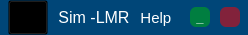
    <widget class="QFrame" name="header_frame">
     <property name="sizePolicy">
      <sizepolicy hsizetype="Preferred" vsizetype="Preferred">
       <horstretch>0</horstretch>
       <verstretch>0</verstretch>
      </sizepolicy>
     </property>
     <property name="maximumSize">
      <size>
       <width>16777215</width>
       <height>35</height>
      </size>
     </property>
     <property name="styleSheet">
      <string notr="true">QFrame{
	background-color: rgb(0, 70, 120);
    border-top-left-radius: 10px;
	border-top-right-radius: 10px;
}

</string>
     </property>
     <property name="frameShape">
      <enum>QFrame::StyledPanel</enum>
     </property>
     <property name="frameShadow">
      <enum>QFrame::Raised</enum>
     </property>
     <layout class="QHBoxLayout" name="horizontalLayout">
      <property name="spacing">
       <number>10</number>
      </property>
      <property name="leftMargin">
       <number>8</number>
      </property>
      <property name="topMargin">
       <number>0</number>
      </property>
      <property name="rightMargin">
       <number>8</number>
      </property>
      <property name="bottomMargin">
       <number>0</number>
      </property>
      <item>
       <widget class="QPushButton" name="icon">
        <property name="sizePolicy">
         <sizepolicy hsizetype="Minimum" vsizetype="Expanding">
          <horstretch>0</horstretch>
          <verstretch>0</verstretch>
         </sizepolicy>
        </property>
        <property name="minimumSize">
         <size>
          <width>40</width>
          <height>30</height>
         </size>
        </property>
        <property name="maximumSize">
         <size>
          <width>40</width>
          <height>60</height>
         </size>
        </property>
        <property name="cursor">
         <cursorShape>PointingHandCursor</cursorShape>
        </property>
        <property name="styleSheet">
         <string notr="true">QPushButton{
	background:transparent;
}
</string>
        </property>
        <property name="text">
         <string/>
        </property>
        <property name="icon">
         <iconset resource="icons_.qrc">
          <normaloff>:/icons/icons/LOGO.png</normaloff>:/icons/icons/LOGO.png</iconset>
        </property>
        <property name="iconSize">
         <size>
          <width>40</width>
          <height>40</height>
         </size>
        </property>
       </widget>
      </item>
      <item>
       <widget class="QLabel" name="label_title">
        <property name="maximumSize">
         <size>
          <width>16777215</width>
          <height>40</height>
         </size>
        </property>
        <property name="font">
         <font>
          <family>Ubuntu</family>
          <pointsize>10</pointsize>
          <weight>62</weight>
          <italic>false</italic>
          <bold>true</bold>
         </font>
        </property>
        <property name="styleSheet">
         <string notr="true">background:transparent;
color: rgb(0, 170, 255);
font: 500 10pt &quot;Ubuntu&quot;;</string>
        </property>
        <property name="text">
         <string>&lt;html&gt;&lt;head/&gt;&lt;body&gt;&lt;p align=&quot;center&quot;&gt;&lt;span style=&quot; font-size:12pt; color:#ffffff;&quot;&gt;Sim -LMR&lt;/span&gt;&lt;/p&gt;&lt;/body&gt;&lt;/html&gt;</string>
        </property>
       </widget>
      </item>
      <item>
       <widget class="QPushButton" name="btn_help">
        <property name="minimumSize">
         <size>
          <width>20</width>
          <height>20</height>
         </size>
        </property>
        <property name="maximumSize">
         <size>
          <width>65</width>
          <height>25</height>
         </size>
        </property>
        <property name="font">
         <font>
          <family>Ubuntu</family>
          <pointsize>11</pointsize>
          <weight>50</weight>
          <italic>false</italic>
          <bold>false</bold>
         </font>
        </property>
        <property name="cursor">
         <cursorShape>PointingHandCursor</cursorShape>
        </property>
        <property name="layoutDirection">
         <enum>Qt::RightToLeft</enum>
        </property>
        <property name="styleSheet">
         <string notr="true">QPushButton{
	font: 400 11pt &quot;Ubuntu&quot;;
	color: rgb(255, 255,255);
	background-color: rgb(0, 70, 120);
	border-radius:6px;
}

QPushButton:hover{
	background: rgb(0, 0, 255);
	width: 40;
	height: 35;
}</string>
        </property>
        <property name="text">
         <string>Help  </string>
        </property>
        <property name="icon">
         <iconset resource="icons_.qrc">
          <normaloff>:/icons/icons/help.png</normaloff>:/icons/icons/help.png</iconset>
        </property>
        <property name="iconSize">
         <size>
          <width>15</width>
          <height>15</height>
         </size>
        </property>
       </widget>
      </item>
      <item>
       <widget class="QPushButton" name="btn_minimizar">
        <property name="minimumSize">
         <size>
          <width>20</width>
          <height>20</height>
         </size>
        </property>
        <property name="maximumSize">
         <size>
          <width>20</width>
          <height>20</height>
         </size>
        </property>
        <property name="font">
         <font>
          <family>Ubuntu</family>
          <pointsize>10</pointsize>
          <weight>99</weight>
          <italic>false</italic>
          <bold>true</bold>
         </font>
        </property>
        <property name="cursor">
         <cursorShape>PointingHandCursor</cursorShape>
        </property>
        <property name="styleSheet">
         <string notr="true">QPushButton{
	font: 900 10pt &quot;Ubuntu&quot;;
	color: rgb(255, 255,255);
	background:rgba(0, 190, 0, 120);
	border-radius:6px;
}

QPushButton:hover{
	background:rgb(0, 190, 0);
	width: 40;
	height: 35;
}</string>
        </property>
        <property name="text">
         <string>_</string>
        </property>
       </widget>
      </item>
      <item>
       <widget class="QPushButton" name="btn_close">
        <property name="minimumSize">
         <size>
          <width>20</width>
          <height>20</height>
         </size>
        </property>
        <property name="maximumSize">
         <size>
          <width>20</width>
          <height>20</height>
         </size>
        </property>
        <property name="font">
         <font>
          <family>Ubuntu</family>
          <pointsize>10</pointsize>
          <weight>62</weight>
          <italic>false</italic>
          <bold>true</bold>
         </font>
        </property>
        <property name="cursor">
         <cursorShape>PointingHandCursor</cursorShape>
        </property>
        <property name="styleSheet">
         <string notr="true">QPushButton{
	font: 500 10pt &quot;Ubuntu&quot;;
	color: rgb(255, 255,255);
	background:rgba(255, 0, 0, 130);
	border-radius:6px;
}

QPushButton:hover{
	background:rgb(255, 0, 0);
	width: 40;
	height: 35;
}</string>
        </property>
        <property name="text">
         <string/>
        </property>
        <property name="icon">
         <iconset resource="icons_.qrc">
          <normaloff>:/icons/icons/close.png</normaloff>:/icons/icons/close.png</iconset>
        </property>
        <property name="iconSize">
         <size>
          <width>12</width>
          <height>12</height>
         </size>
        </property>
       </widget>
      </item>
     </layout>
    </widget>
